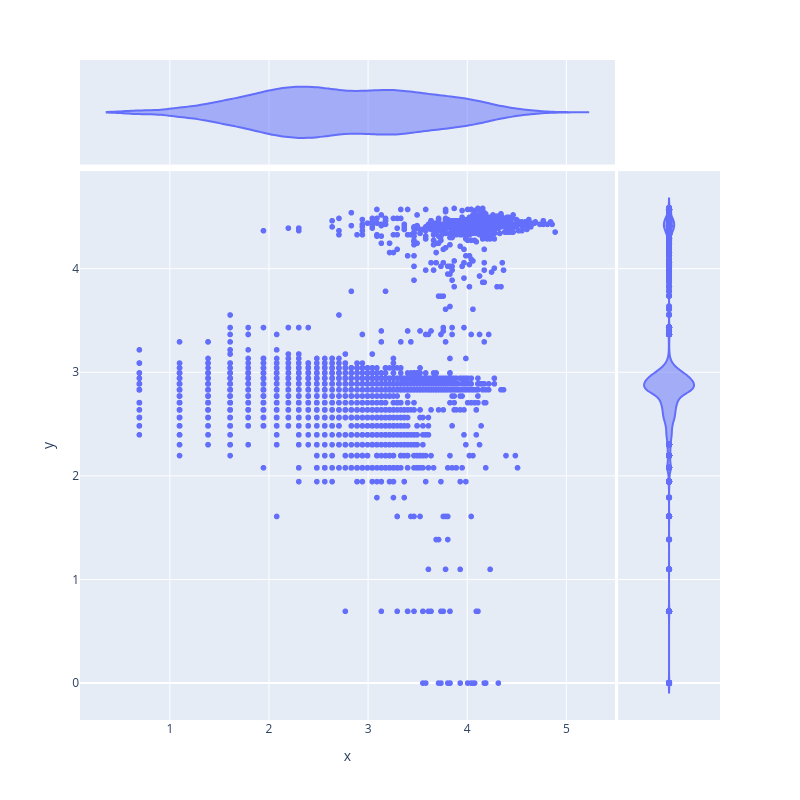

The code cell stored with this chart in its notebook:
### Code cell
fig = px.scatter(
    x=np.log(1+targets_sr), y=np.log(1+predictions_sr),
    marginal_y='violin', marginal_x='violin'
)
# fig = px.scatter(
#     x=targets_sr, y=predictions_sr,
#     marginal_y='violin', marginal_x='violin'
# )
fig.update_layout(width=800, height=800)
fig.show()

### Figure 1 — Plotly figure (JSON) as saved in the notebook; plotly's stock layout.template omitted (floating-point values rounded to 4 significant figures; data arrays with more than 128 entries replaced by an {"elided": "..."} marker saying what was removed)
{"data": [{"hovertemplate": "x=%{x}<br>y=%{y}<extra></extra>", "legendgroup": "", "marker": {"color": "#636efa", "symbol": "circle"}, "mode": "markers", "name": "", "showlegend": false, "type": "scattergl", "x": {"elided": "4953 float values"}, "xaxis": "x", "y": {"elided": "4953 float values"}, "yaxis": "y"}, {"alignmentgroup": "True", "hovertemplate": "x=%{x}<extra></extra>", "legendgroup": "", "marker": {"color": "#636efa", "symbol": "circle"}, "name": "", "offsetgroup": "", "scalegroup": "x", "showlegend": false, "type": "violin", "x": {"elided": "4953 float values"}, "xaxis": "x3", "yaxis": "y3"}, {"alignmentgroup": "True", "hovertemplate": "y=%{y}<extra></extra>", "legendgroup": "", "marker": {"color": "#636efa", "symbol": "circle"}, "name": "", "offsetgroup": "", "scalegroup": "y", "showlegend": false, "type": "violin", "xaxis": "x2", "y": {"elided": "4953 float values"}, "yaxis": "y2"}], "layout": {"height": 800, "legend": {"tracegroupgap": 0}, "margin": {"t": 60}, "width": 800, "xaxis": {"anchor": "y", "domain": [0, 0.8358], "title": {"text": "x"}}, "xaxis2": {"anchor": "y2", "domain": [0.8408, 1], "matches": "x2", "showgrid": false, "showline": false, "showticklabels": false, "ticks": ""}, "xaxis3": {"anchor": "y3", "domain": [0, 0.8358], "matches": "x", "showgrid": true, "showticklabels": false}, "xaxis4": {"anchor": "y4", "domain": [0.8408, 1], "matches": "x2", "showgrid": false, "showline": false, "showticklabels": false, "ticks": ""}, "yaxis": {"anchor": "x", "domain": [0, 0.8316], "title": {"text": "y"}}, "yaxis2": {"anchor": "x2", "domain": [0, 0.8316], "matches": "y", "showgrid": true, "showticklabels": false}, "yaxis3": {"anchor": "x3", "domain": [0.8416, 1], "matches": "y3", "showgrid": false, "showline": false, "showticklabels": false, "ticks": ""}, "yaxis4": {"anchor": "x4", "domain": [0.8416, 1], "matches": "y3", "showgrid": true, "showline": false, "showticklabels": false, "ticks": ""}}}
